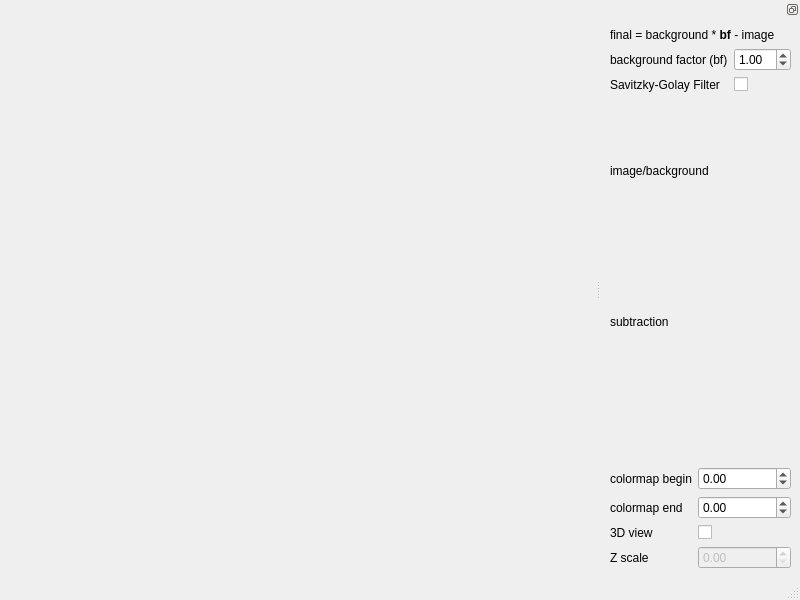
<?xml version="1.0" encoding="UTF-8"?>
<ui version="4.0">
 <class>MainWindow</class>
 <widget class="QMainWindow" name="MainWindow">
  <property name="geometry">
   <rect>
    <x>0</x>
    <y>0</y>
    <width>800</width>
    <height>600</height>
   </rect>
  </property>
  <property name="windowTitle">
   <string>diffimages</string>
  </property>
  <widget class="QWidget" name="centralwidget">
   <layout class="QHBoxLayout" name="horizontalLayout"/>
  </widget>
  <widget class="QMenuBar" name="menubar">
   <property name="geometry">
    <rect>
     <x>0</x>
     <y>0</y>
     <width>800</width>
     <height>25</height>
    </rect>
   </property>
  </widget>
  <widget class="QStatusBar" name="statusbar"/>
  <widget class="QDockWidget" name="dockWidget">
   <property name="features">
    <set>QDockWidget::DockWidgetFloatable|QDockWidget::DockWidgetMovable</set>
   </property>
   <attribute name="dockWidgetArea">
    <number>2</number>
   </attribute>
   <widget class="QWidget" name="dockWidgetContents">
    <layout class="QVBoxLayout" name="verticalLayout_2">
     <item>
      <widget class="QLabel" name="label">
       <property name="text">
        <string>&lt;html&gt;&lt;head/&gt;&lt;body&gt;&lt;p&gt;final = background * &lt;span style=&quot; font-weight:600;&quot;&gt;bf&lt;/span&gt; - image&lt;/p&gt;&lt;/body&gt;&lt;/html&gt;</string>
       </property>
      </widget>
     </item>
     <item>
      <layout class="QFormLayout" name="formLayout">
       <property name="fieldGrowthPolicy">
        <enum>QFormLayout::AllNonFixedFieldsGrow</enum>
       </property>
       <item row="0" column="0">
        <widget class="QLabel" name="backgroundFactorBfLabel">
         <property name="text">
          <string>background factor (bf)</string>
         </property>
        </widget>
       </item>
       <item row="0" column="1">
        <widget class="QDoubleSpinBox" name="backgroundFactorBfDoubleSpinBox">
         <property name="singleStep">
          <double>0.010000000000000</double>
         </property>
         <property name="value">
          <double>1.000000000000000</double>
         </property>
        </widget>
       </item>
       <item row="1" column="0">
        <widget class="QLabel" name="savitzkyGolayFilterLabel">
         <property name="text">
          <string>Savitzky-Golay Filter</string>
         </property>
        </widget>
       </item>
       <item row="1" column="1">
        <widget class="QCheckBox" name="savitzkyGolayFilterCheckBox"/>
       </item>
      </layout>
     </item>
     <item>
      <spacer name="verticalSpacer">
       <property name="orientation">
        <enum>Qt::Vertical</enum>
       </property>
       <property name="sizeHint" stdset="0">
        <size>
         <width>20</width>
         <height>40</height>
        </size>
       </property>
      </spacer>
     </item>
     <item>
      <widget class="QLabel" name="label_3">
       <property name="text">
        <string>image/background</string>
       </property>
      </widget>
     </item>
     <item>
      <widget class="MultiHistogram" name="multihistogram" native="true">
       <property name="minimumSize">
        <size>
         <width>0</width>
         <height>60</height>
        </size>
       </property>
      </widget>
     </item>
     <item>
      <spacer name="verticalSpacer_2">
       <property name="orientation">
        <enum>Qt::Vertical</enum>
       </property>
       <property name="sizeHint" stdset="0">
        <size>
         <width>20</width>
         <height>40</height>
        </size>
       </property>
      </spacer>
     </item>
     <item>
      <widget class="QLabel" name="label_2">
       <property name="text">
        <string>subtraction</string>
       </property>
      </widget>
     </item>
     <item>
      <widget class="Histogram" name="histogram" native="true">
       <property name="minimumSize">
        <size>
         <width>0</width>
         <height>60</height>
        </size>
       </property>
      </widget>
     </item>
     <item>
      <spacer name="verticalSpacer_3">
       <property name="orientation">
        <enum>Qt::Vertical</enum>
       </property>
       <property name="sizeHint" stdset="0">
        <size>
         <width>20</width>
         <height>40</height>
        </size>
       </property>
      </spacer>
     </item>
     <item>
      <layout class="QFormLayout" name="formLayout_2">
       <item row="0" column="0">
        <widget class="QLabel" name="colormapBeginLabel">
         <property name="text">
          <string>colormap begin</string>
         </property>
        </widget>
       </item>
       <item row="0" column="1">
        <widget class="QDoubleSpinBox" name="colormapBeginDoubleSpinBox">
         <property name="minimum">
          <double>-100.000000000000000</double>
         </property>
         <property name="maximum">
          <double>100.000000000000000</double>
         </property>
         <property name="singleStep">
          <double>0.010000000000000</double>
         </property>
         <property name="value">
          <double>0.000000000000000</double>
         </property>
        </widget>
       </item>
       <item row="1" column="0">
        <widget class="QLabel" name="colormapEndLabel">
         <property name="text">
          <string>colormap end</string>
         </property>
        </widget>
       </item>
       <item row="1" column="1">
        <widget class="QDoubleSpinBox" name="colormapEndDoubleSpinBox">
         <property name="minimum">
          <double>-100.000000000000000</double>
         </property>
         <property name="maximum">
          <double>100.000000000000000</double>
         </property>
         <property name="singleStep">
          <double>0.010000000000000</double>
         </property>
         <property name="value">
          <double>0.000000000000000</double>
         </property>
        </widget>
       </item>
       <item row="4" column="0">
        <widget class="QLabel" name="_3DViewLabel">
         <property name="text">
          <string>3D view</string>
         </property>
        </widget>
       </item>
       <item row="4" column="1">
        <widget class="QCheckBox" name="_3DViewCheckBox"/>
       </item>
       <item row="5" column="0">
        <widget class="QLabel" name="zScaleLabel">
         <property name="text">
          <string>Z scale</string>
         </property>
        </widget>
       </item>
       <item row="5" column="1">
        <widget class="QDoubleSpinBox" name="zScaleDoubleSpinBox">
         <property name="enabled">
          <bool>false</bool>
         </property>
         <property name="singleStep">
          <double>0.010000000000000</double>
         </property>
        </widget>
       </item>
      </layout>
     </item>
    </layout>
   </widget>
  </widget>
 </widget>
 <customwidgets>
  <customwidget>
   <class>Histogram</class>
   <extends>QWidget</extends>
   <header>histogram.h</header>
   <container>1</container>
  </customwidget>
  <customwidget>
   <class>MultiHistogram</class>
   <extends>QWidget</extends>
   <header>multihistogram.h</header>
   <container>1</container>
  </customwidget>
 </customwidgets>
 <resources/>
 <connections>
  <connection>
   <sender>_3DViewCheckBox</sender>
   <signal>toggled(bool)</signal>
   <receiver>zScaleDoubleSpinBox</receiver>
   <slot>setEnabled(bool)</slot>
   <hints>
    <hint type="sourcelabel">
     <x>452</x>
     <y>321</y>
    </hint>
    <hint type="destinationlabel">
     <x>471</x>
     <y>354</y>
    </hint>
   </hints>
  </connection>
 </connections>
</ui>
